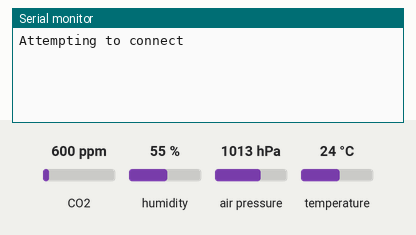
The sketch below on a simulated ESP8266 (NodeMCU). Shown: the last lines printed to the serial monitor. The test bench sets the inputs (shaded band); at power-on: air pressure 1013 hPa, temperature 24 °C, humidity 55 %, CO2 600 ppm. WiFi joins after 1.5 s; servers stay silent unless stated.

Above: at 18.0 s.
18.1 s: air pressure set to 952 hPa
At 21.6 s:
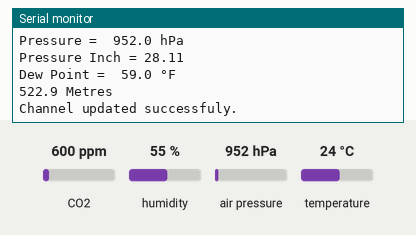
33.1 s: temperature set to 41 °C
At 35.54 s:
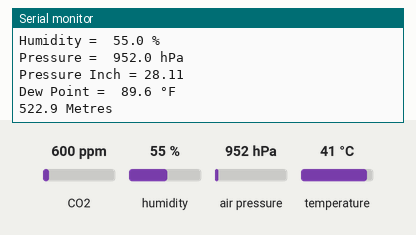
48.1 s: humidity set to 88 %
At 51.9 s:
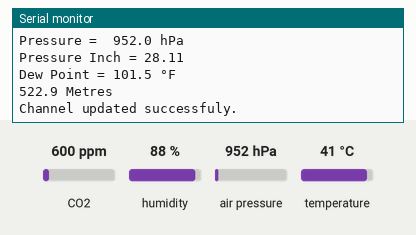
63.1 s: air pressure set to 1000 hPa
At 67.6 s:
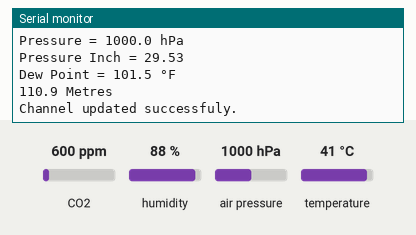

Measured:
- after the input at 18.1 s, the serial monitor: prints a new line after 1.9 s (image 1)
- after the input at 33.1 s, the serial monitor: prints a new line after 2.2 s (image 2)
- after the input at 48.1 s, the serial monitor: prints a new line after 2.5 s (image 3)
- after the input at 63.1 s, the serial monitor: prints a new line after 2.9 s (image 4)

The sketch:

Server_Code.ino
```cpp
#include <ESP8266WiFi.h>
#include "ThingSpeak.h"
#include <Adafruit_BME280.h>
#include <Adafruit_Sensor.h>
#include "MQ135.h"
#include <Arduino.h>
#include <Wire.h>

const char* ssid = "Shiv";   // your network SSID (name)
const char* password = "14091999";   // your network password

WiFiClient  client;

unsigned long myChannelNumber = 1727324;
const char * myWriteAPIKey = "B33EX8ABC85NY7U7";

unsigned long lastTime = 0;
unsigned long timerDelay = 15000;

float h, t, p, prin, dp, alt;
char temperatureFString[6];
char dpString[6];
char altString[6];
char humidityString[6];
char pressureString[7];
char pressureInchString[6];
#define SEALEVELPRESSURE_HPA (1013.25)
Adafruit_BME280 bme; //BME280 connect to ESP8266 I2C (GPIO 4 = SDA, GPIO 5 = SCL)

void initBME(){
}

void setup() {
  Serial.begin(115200);  //Initialize serial
  initBME();

  WiFi.mode(WIFI_STA);

  ThingSpeak.begin(client);  // Initialize ThingSpeak
}

void loop() {
  if ((millis() - lastTime) > timerDelay) {

    // Connect or reconnect to WiFi
    if(WiFi.status() != WL_CONNECTED){
      Serial.print("Attempting to connect");
      while(WiFi.status() != WL_CONNECTED){
        WiFi.begin(ssid, password);
        delay(5000);
      }
      Serial.println("\nConnected.");
    }

    MQ135 gasSensor = MQ135(A0);
      float air_quality;
      float air_quality_a = gasSensor.getPPM();
      air_quality = air_quality_a;

      h = bme.readHumidity();
      t = bme.readTemperature();
      t = t*1.8+32.0;
      dp = t-0.36*(100.0-h);
      alt = bme.readAltitude(SEALEVELPRESSURE_HPA);
      p = bme.readPressure()/100.0F;
      prin = 0.02953*p;

      dtostrf(t, 5, 1, temperatureFString);
      dtostrf(h, 5, 1, humidityString);
      dtostrf(p, 6, 1, pressureString);
      dtostrf(prin, 5, 2, pressureInchString);
      dtostrf(dp, 5, 1, dpString);
      dtostrf(alt, 5, 1, altString);

      Serial.print("Air Quality = ");
      Serial.print(air_quality);
      Serial.println(" PPM");
      Serial.print("Temperature = ");
      Serial.print(temperatureFString);
      Serial.println(" °F");
      Serial.print("Humidity = ");
      Serial.print(humidityString);
      Serial.println(" %");
      Serial.print("Pressure = ");
      Serial.print(pressureString);
      Serial.println(" hPa");
      Serial.print("Pressure Inch = ");
      Serial.println(pressureInchString);
      Serial.print("Dew Point = ");
      Serial.print(dpString);
      Serial.println(" °F");
      Serial.print(altString);
      Serial.println(" Metres");
      Serial.println();

      ThingSpeak.setField(1, air_quality);
      ThingSpeak.setField(2, temperatureFString);
      ThingSpeak.setField(3, humidityString);
      ThingSpeak.setField(4, pressureString);
      ThingSpeak.setField(5, pressureInchString);
      ThingSpeak.setField(6, dpString);
      ThingSpeak.setField(7, altString);

      int x = ThingSpeak.writeFields(myChannelNumber, myWriteAPIKey);
      if(x==200){
        Serial.println("Channel updated successfuly.");
      }
      else{
        Serial.println("Problem in updating channel.");
      }

    lastTime = millis();
    Serial.println();
  }

}
```
